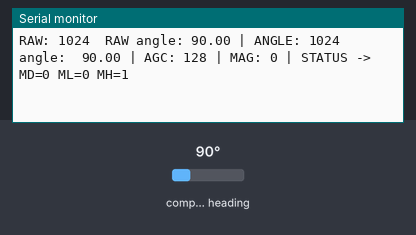
A sketch run on a simulated ESP32. Parts: the last lines printed to the serial monitor. Wiring (inferred from the names in the program): AS5600 angle sensor at I2C address 0x36. Inputs (shaded band) come from the test bench; at power-on: compass heading 90°.

Above: at 1.3 s.
1.4 s: compass heading set to 7°
At 1.7 s:
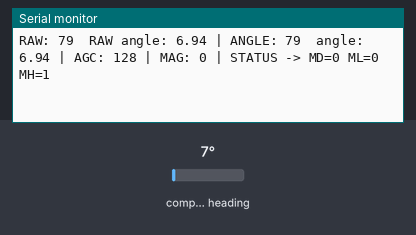
2.9 s: compass heading set to 180°
At 2.93 s:
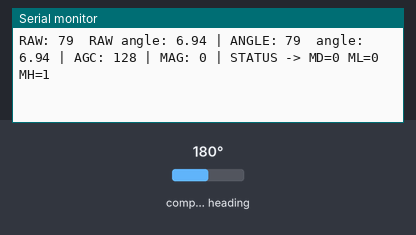
Timing chart, 0 to 5.9 s (numbered marks = the images above; inputs shaded):
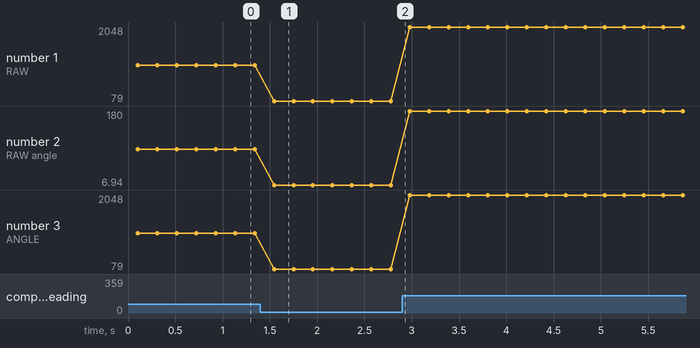

The sketch:

lectura_encoder_angulo_estado.ino
```cpp
#include <Wire.h>

#define AS5600_ADDR 0x36

// Direcciones de registros
#define ZPOS_H       0x01
#define MPOS_H       0x03
#define RAW_ANGLE_H  0x0C
#define ANGLE_H      0x0E
#define STATUS       0x0B
#define AGC_REG      0x1A
#define MAGNITUDE_H  0x1B

#define I2C_SDA 21 // 21 y 25
#define I2C_SCL 22 // 22 y 26

// ============================================================
// Funciones básicas
// ============================================================

void writeRegister16(uint8_t regH, uint16_t value) {
  Wire.beginTransmission(AS5600_ADDR);
  Wire.write(regH);
  Wire.write((value >> 8) & 0x0F);
  Wire.write(value & 0xFF);
  Wire.endTransmission();
}

uint16_t readRegister16(uint8_t regH) {
  Wire.beginTransmission(AS5600_ADDR);
  Wire.write(regH);
  Wire.endTransmission(false);
  Wire.requestFrom(AS5600_ADDR, (uint8_t)2);
  if (Wire.available() < 2) return 0xFFFF;
  uint8_t hi = Wire.read();
  uint8_t lo = Wire.read();
  return ((uint16_t)hi << 8 | lo) & 0x0FFF;
}

uint8_t readRegister8(uint8_t reg) {
  Wire.beginTransmission(AS5600_ADDR);
  Wire.write(reg);
  Wire.endTransmission(false);
  Wire.requestFrom(AS5600_ADDR, (uint8_t)1);
  if (!Wire.available()) return 0xFF;
  return Wire.read();
}

// ============================================================
// Funciones de alto nivel
// ============================================================

uint16_t readRawAngle() { return readRegister16(RAW_ANGLE_H); }
uint16_t readAngle()    { return readRegister16(ANGLE_H); }
uint16_t readMagnitude(){ return readRegister16(MAGNITUDE_H); }
uint8_t  readAGC()      { return readRegister8(AGC_REG); }
uint8_t  readStatus()   { return readRegister8(STATUS); }

void configureRange(uint16_t zpos, uint16_t mpos) {
  writeRegister16(ZPOS_H, zpos);
  delay(1);
  writeRegister16(MPOS_H, mpos);
  delay(1);
}

// ============================================================
// Programa principal
// ============================================================

void setup() {
  Serial.begin(115200);
  Wire.begin(I2C_SDA, I2C_SCL);
  Wire.setClock(400000);
  delay(100);

  configureRange(0, 4096); // Rango 0°– 360° revisar el valor de raw angle

  Serial.println("AS5600 iniciado.");
}

void loop() {
  uint16_t raw = readRawAngle();
  uint16_t angle = readAngle();
  uint8_t status = readStatus();
  uint8_t agc = readAGC();
  uint16_t mag = readMagnitude();

  // Decodificar bits de STATUS
  bool MH = status & 0x20;
  bool ML = status & 0x10;
  bool MD = status & 0x08;

  // calcular el valor del angulo
  float degRaw   = raw   * 360.0 / 4096.0;
  float degAngle = angle * 360.0 / 4096.0;

  Serial.print("RAW: "); Serial.print(raw);
  Serial.print("  RAW angle: "); Serial.print(degRaw);

  Serial.print(" | ANGLE: "); Serial.print(angle);
  Serial.print("  angle:  "); Serial.print(degAngle);

  Serial.print(" | AGC: "); Serial.print(agc); //indica la ganancia, debe estar en el medio del rango ≈ 128
  Serial.print(" | MAG: "); Serial.print(mag); // magnitud del campo magnetico

  Serial.print(" | STATUS -> ");
  Serial.print("MD="); Serial.print(MD); //  Magnet was detected (1) sino es (0), no esta reaccionando
  Serial.print(" ML="); Serial.print(ML); // AGC maximum gain overflow, magnet too weak (1) sino es (0)
  Serial.print(" MH="); Serial.println(MH); // AGC minimum gain overflow, magnet too strong (1) sino es (0)

  delay(200);
}
```

Measured:
- after the input at 1.4 s, the serial monitor: prints a new line after 0.15 s (image 1)
- plotted number 1: 1024 → 79 after the input at 1.4 s, 79 → 2048 after the input at 2.9 s
- plotted number 2: 90 → 6.94 after the input at 1.4 s, 6.94 → 180 after the input at 2.9 s
- plotted number 3: 1024 → 79 after the input at 1.4 s, 79 → 2048 after the input at 2.9 s
